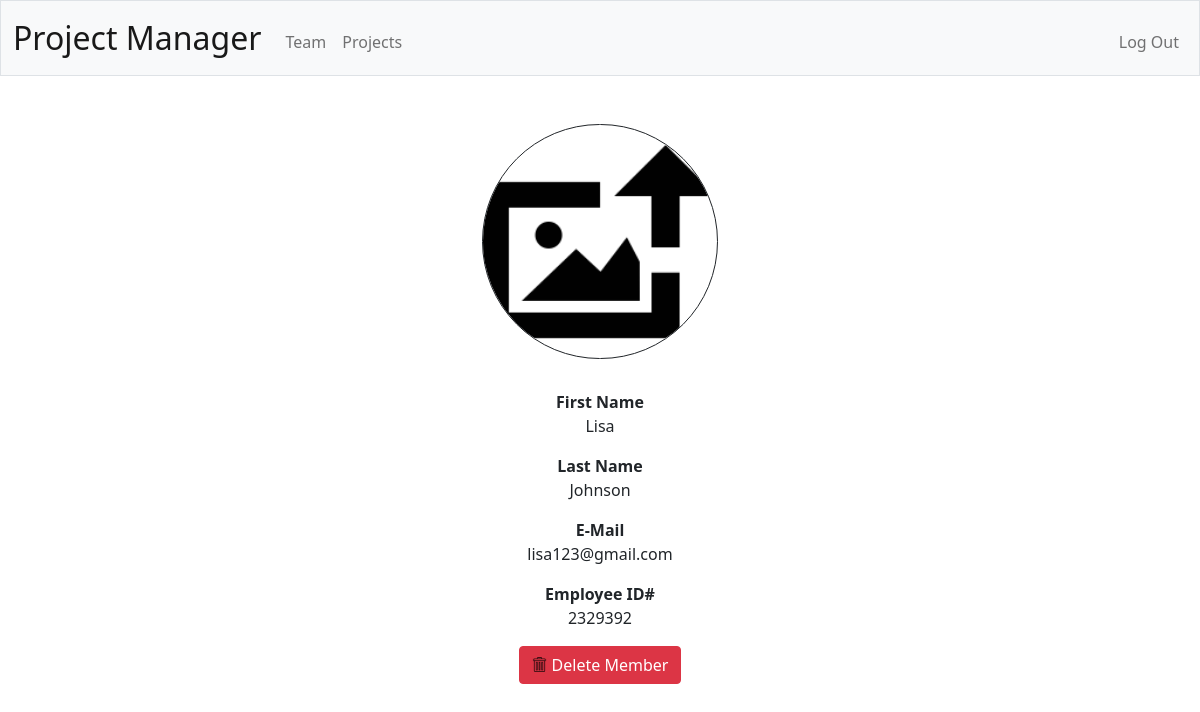
/viewmember?id=15 (signed in), run on the app's committed database.
### tables this page shows
CREATE TABLE person (id INTEGER PRIMARY KEY AUTOINCREMENT NOT NULL,
first_name TEXT NOT NULL,
last_name TEXT NOT NULL,
email TEXT NOT NULL,
employee_id TEXT,
owner INTEGER,
FOREIGN KEY(owner) REFERENCES users(id));

### app.py (the view)
@app.route("/viewmember", methods=["GET", "POST"])
@login_required
def view_member():
    if request.method == "POST":
        user_id = request.form.get("delete")
        filename = f"{user_id}.jpg"
        cur.execute("""DELETE FROM person
                    WHERE id = ?
                    AND owner = ?""",
                    [user_id,
                     session['user_id']])
        con.commit()
        if os.path.exists(os.path.join(UPLOAD_FOLDER, filename)):
            os.remove(os.path.join(UPLOAD_FOLDER, filename))
        flash("Team Member Removed")
        return redirect("/team")
    else:
        user_id = request.args.get("id")
        filename = f"uploads/{user_id}.jpg"
        command = cur.execute("""SELECT * FROM person
                              WHERE owner = ?
                              AND id = ?""",
                              [session["user_id"],
                               user_id])
        employee = cur_to_dict_person(command)
        if len(employee) == 0:
            abort(403)
        return render_template("view_member.html", p=employee[0], pfp=filename)

### app.py (called while the page is built)
def cur_to_dict_person(x):
    team = []
    for m in x:
            if os.path.exists(os.path.join(UPLOAD_FOLDER, f"{m[0]}.jpg")):
                pfp = os.path.join("/static/uploads", f"{m[0]}.jpg")
            else:
                pfp = os.path.join("/static", "upload_image.png")
            team.append(
                {
                    "id": m[0],
                    "first_name": m[1],
                    "last_name": m[2],
                    "email": m[3],
                    "employee_id": m[4],
                    "pfp": pfp
                }
            )
    return team

@app.after_request
def after_request(response):
    response.headers["Cache-Control"] = "no-cache, no-store, must-revalidate"
    response.headers["Expires"] = 0
    response.headers["Pragma"] = "no-cache"
    return response

def login_required(f):
    @wraps(f)
    def decorated_function(*args, **kwargs):
        if session.get("user_id") is None:
            return redirect("/login")
        return f(*args, **kwargs)
    return decorated_function

### templates/view_member.html (shortened to what this page needs)
{% extends "layout.html" %}
{% block main %}
	<form action="/viewmember", method="post">
		<div class="mb-3" style="width:50%; margin:auto; height:50%">
			<img src="{{p['pfp']}}" id="upload_img" class="rounded-circle border border-dark">
		</div>
		<div class="mb-3">
			<label for="firstname"><strong>First Name</strong></label>
			<p style="word-break: break-all">{{p["first_name"]}}</p>
		</div>
		<div class="mb-3">
			<label for="lastname"><strong>Last Name</strong></label>
			<p style="word-break: break-all">{{p["last_name"]}}</p>
		</div>
		<div class="mb-3">
			<label for="email"><strong>E-Mail</strong></label>
			<p style="word-break: break-all">{{p["email"]}}</p>
		</div>
		<div class="mb-3">
			<label for="idnum"><strong>Employee ID#</strong></label>
			<p style="word-break: break-all">{{p["employee_id"]}}</p>
		</div>
		<button class="btn btn-danger" name="delete" type="submit" value="{{p['id']}}"><img src="/static/trash.png" class="button_img">Delete Member</button>
	</form>
{% endblock %}

### static/styles.css (style rules this page uses)
.button_img { width: 20px; height: 20px; padding-bottom: 5px; padding-right: 5px; }
#upload_img { width: 40%; min-width: 70px; margin-bottom: 15px; }

### data on the page
person: first_name "Lisa", last_name "Johnson", email "lisa123@gmail.com", employee_id "2329392"
